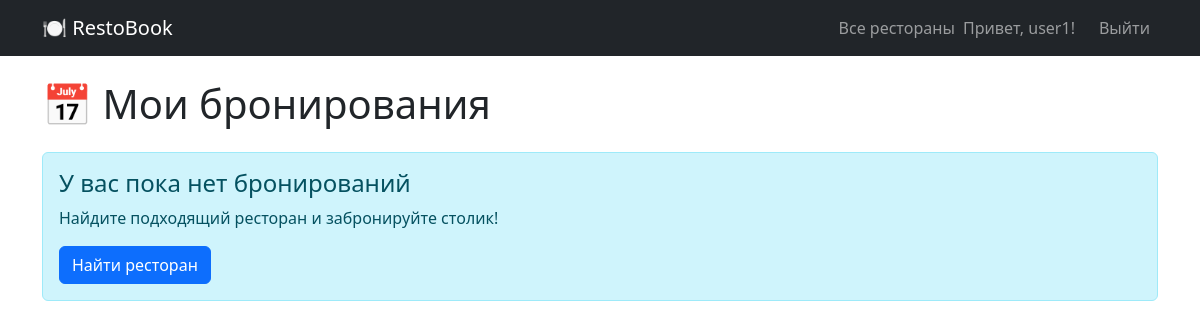
Before: /reservations/ (signed in) with the older database file.
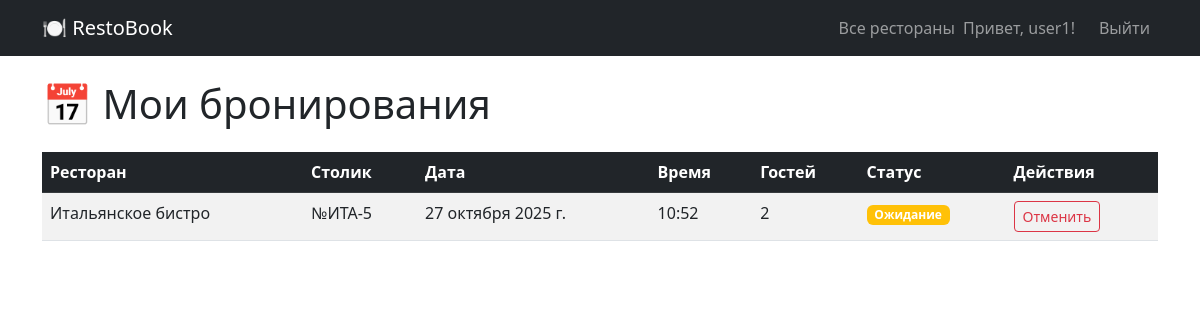
After: the same page with the newer database file.
### restaurant/models.py (models this page shows, shortened)
class Reservation(models.Model):
    STATUS_CHOICES = [
        ('confirmed', 'Подтверждено'),
        ('pending', 'Ожидание'),
        ('cancelled', 'Отменено'),
    ]
    user = models.ForeignKey(User, on_delete=models.CASCADE)
    table = models.ForeignKey(Table, on_delete=models.CASCADE)
    reservation_date = models.DateField()
    reservation_time = models.TimeField()
    guests_count = models.IntegerField()
    special_requests = models.TextField(blank=True, verbose_name='Особые пожелания')  # ДОБАВЛЕНО ПОЛЕ
    status = models.CharField(max_length=20, choices=STATUS_CHOICES, default='pending')
    created_at = models.DateTimeField(default=timezone.now)

class Table(models.Model):
    restaurant = models.ForeignKey(Restaurant, on_delete=models.CASCADE)
    table_number = models.CharField(max_length=10)
    capacity = models.IntegerField()
    price_per_hour = models.DecimalField(max_digits=8, decimal_places=2, default=500.00)

class Restaurant(models.Model):
    CUISINE_TYPES = [
        ('italian', 'Итальянская'),
        ('japanese', 'Японская'),
        ('russian', 'Русская'),
        ('french', 'Французская'),
        ('chinese', 'Китайская'),
        ('georgian', 'Грузинская'),
        ('american', 'Американская'),
    ]
    name = models.CharField(max_length=100)
    description = models.TextField()
    address = models.TextField()
    phone = models.CharField(max_length=20)
    cuisine_type = models.CharField(max_length=50, choices=CUISINE_TYPES)
    opening_hours = models.CharField(max_length=100, default='10:00-22:00')
    image = models.ImageField(upload_to='restaurants/', blank=True, null=True)
    created_by = models.ForeignKey(User, on_delete=models.SET_NULL, null=True, blank=True)
    created_at = models.DateTimeField(default=timezone.now)

### restaurant/views.py (the view)
# urls.py: path('reservations/', views.user_reservations, name='user_reservations'),
@login_required
def user_reservations(request):
    reservations = Reservation.objects.filter(user=request.user).order_by('-reservation_date', '-reservation_time')
    context = {
        'reservations': reservations
    }
    return render(request, 'restaurant/user_reservations.html', context)

### templates/restaurant/user_reservations.html (shortened to what this page needs)
<!DOCTYPE html>
<html lang="ru">
<head>
    <link href="https://cdn.jsdelivr.net/npm/bootstrap@5.3.0/dist/css/bootstrap.min.css" rel="stylesheet">
</head>
<body>
    <nav class="navbar navbar-expand-lg navbar-dark bg-dark">
        <div class="container">
            <a class="navbar-brand" href="{% url 'home' %}">🍽 RestoBook</a>
            <div class="navbar-nav ms-auto">
                <a class="nav-link" href="{% url 'all_restaurants' %}">Все рестораны</a>
                {% if user.is_authenticated %}
                    <span class="navbar-text me-3">Привет, {{ user.username }}!</span>
                    <a class="nav-link" href="{% url 'logout' %}">Выйти</a>
                {% else %}
                    <a class="nav-link" href="{% url 'register' %}">📝 Регистрация</a>
                    <a class="nav-link" href="{% url 'login' %}">Войти</a>
                {% endif %}
            </div>
        </div>
    </nav>
    <div class="container mt-4">
        <h1 class="mb-4">📅 Мои бронирования</h1>
        {% if reservations %}
        <div class="table-responsive">
            <table class="table table-striped">
                <thead class="table-dark">
                    <tr>
                        <th>Ресторан</th>
                        <th>Столик</th>
                        <th>Дата</th>
                        <th>Время</th>
                        <th>Гостей</th>
                        <th>Статус</th>
                        <th>Действия</th>
                    </tr>
                </thead>
                <tbody>
                    {% for reservation in reservations %}
                    <tr>
                        <td>{{ reservation.table.restaurant.name }}</td>
                        <td>№{{ reservation.table.table_number }}</td>
                        <td>{{ reservation.reservation_date }}</td>
                        <td>{{ reservation.reservation_time }}</td>
                        <td>{{ reservation.guests_count }}</td>
                        <td>
                            <span class="badge
                                {% if reservation.status == 'confirmed' %}bg-success
                                {% elif reservation.status == 'pending' %}bg-warning
                                {% else %}bg-danger{% endif %}">
                                {{ reservation.get_status_display }}
                            </span>
                        </td>
                        <td>
                            {% if reservation.status != 'cancelled' %}
                            <a href="{% url 'cancel_reservation' reservation.id %}" class="btn btn-sm btn-outline-danger">Отменить</a>
                            {% endif %}
                        </td>
                    </tr>
                    {% endfor %}
                </tbody>
            </table>
        </div>
        {% else %}
        <div class="alert alert-info">
            <h4>У вас пока нет бронирований</h4>
            <p>Найдите подходящий ресторан и забронируйте столик!</p>
            <a href="{% url 'all_restaurants' %}" class="btn btn-primary">Найти ресторан</a>
        </div>
        {% endif %}
    </div>
</body>
</html>

Changed rows visible on the page:
added Reservation: table.restaurant.name "Итальянское бистро", table.table_number "ИТА-5", reservation_date "27 октября 2025 г.", reservation_time "10:52", guests_count "2", status "Ожидание", shows "Отменить"
Other visible differences:
text no longer shown: "У вас пока нет бронирований Найдите подходящий ресторан и забронируйте столик! Найти ресторан"
text now shown: "Ресторан Столик Дата Время Гостей Статус Действия"
